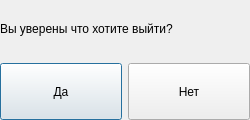
<?xml version="1.0" encoding="UTF-8"?>
<ui version="4.0">
 <class>EXIT</class>
 <widget class="QDialog" name="EXIT">
  <property name="geometry">
   <rect>
    <x>0</x>
    <y>0</y>
    <width>250</width>
    <height>120</height>
   </rect>
  </property>
  <property name="windowTitle">
   <string>Dialog</string>
  </property>
  <widget class="QWidget" name="widget_2" native="true">
   <property name="geometry">
    <rect>
     <x>0</x>
     <y>0</y>
     <width>250</width>
     <height>120</height>
    </rect>
   </property>
   <property name="sizePolicy">
    <sizepolicy hsizetype="Preferred" vsizetype="Preferred">
     <horstretch>0</horstretch>
     <verstretch>0</verstretch>
    </sizepolicy>
   </property>
   <property name="styleSheet">
    <string notr="true"/>
   </property>
   <layout class="QVBoxLayout" name="verticalLayout_2">
    <item>
     <widget class="QLabel" name="label">
      <property name="text">
       <string>Вы уверены что хотите выйти?</string>
      </property>
     </widget>
    </item>
    <item>
     <layout class="QVBoxLayout" name="verticalLayout_3">
      <item>
       <layout class="QHBoxLayout" name="horizontalLayout_2">
        <item>
         <widget class="QPushButton" name="pushButton_YES">
          <property name="sizePolicy">
           <sizepolicy hsizetype="Preferred" vsizetype="Preferred">
            <horstretch>0</horstretch>
            <verstretch>0</verstretch>
           </sizepolicy>
          </property>
          <property name="text">
           <string>Да</string>
          </property>
         </widget>
        </item>
        <item>
         <widget class="QPushButton" name="pushButton_NO">
          <property name="sizePolicy">
           <sizepolicy hsizetype="Preferred" vsizetype="Preferred">
            <horstretch>0</horstretch>
            <verstretch>0</verstretch>
           </sizepolicy>
          </property>
          <property name="text">
           <string>Нет</string>
          </property>
         </widget>
        </item>
       </layout>
      </item>
     </layout>
    </item>
   </layout>
  </widget>
 </widget>
 <resources/>
 <connections/>
</ui>
